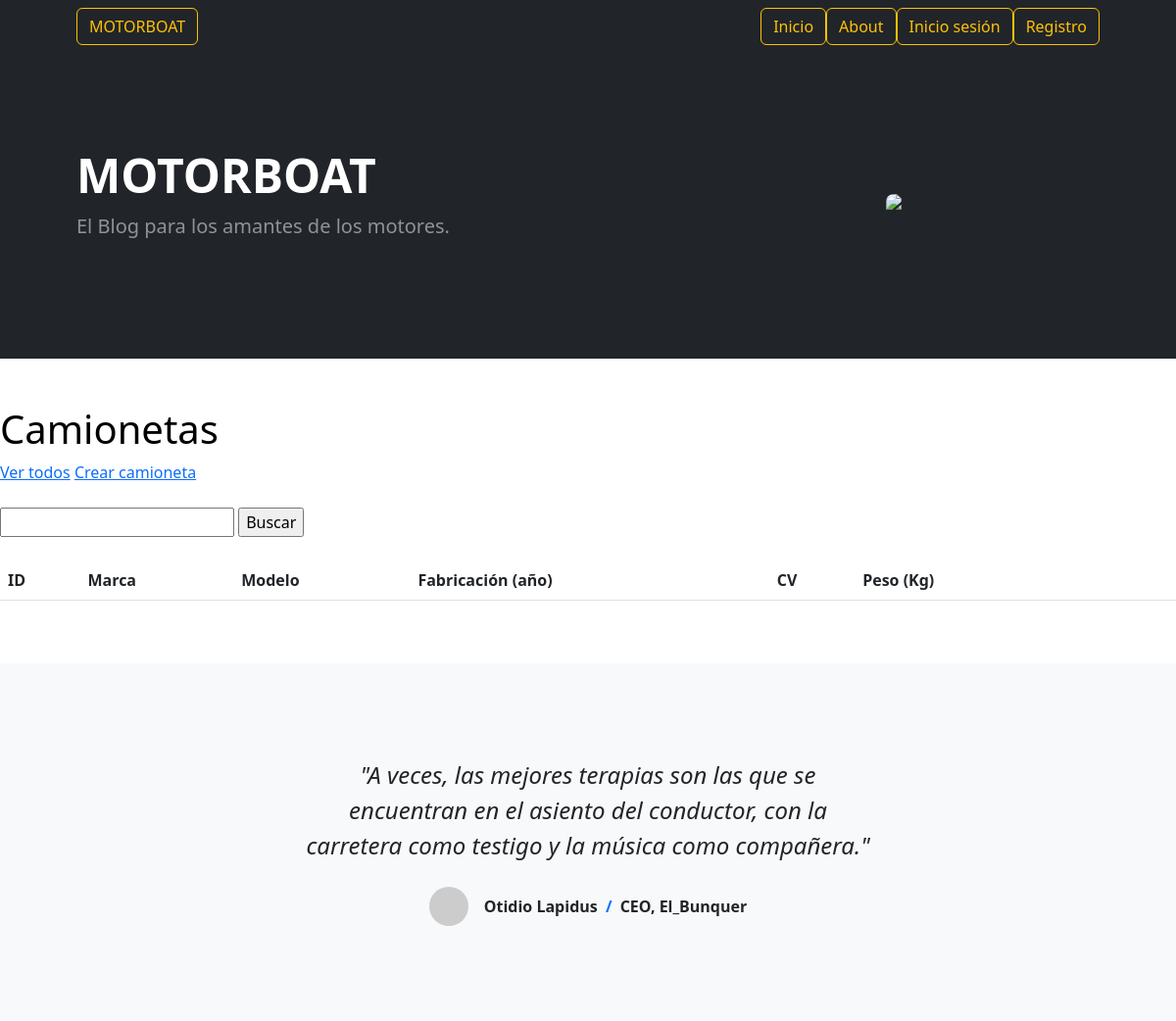
Before: /vehiculos/camionetas/ (upper part) with the older database file.
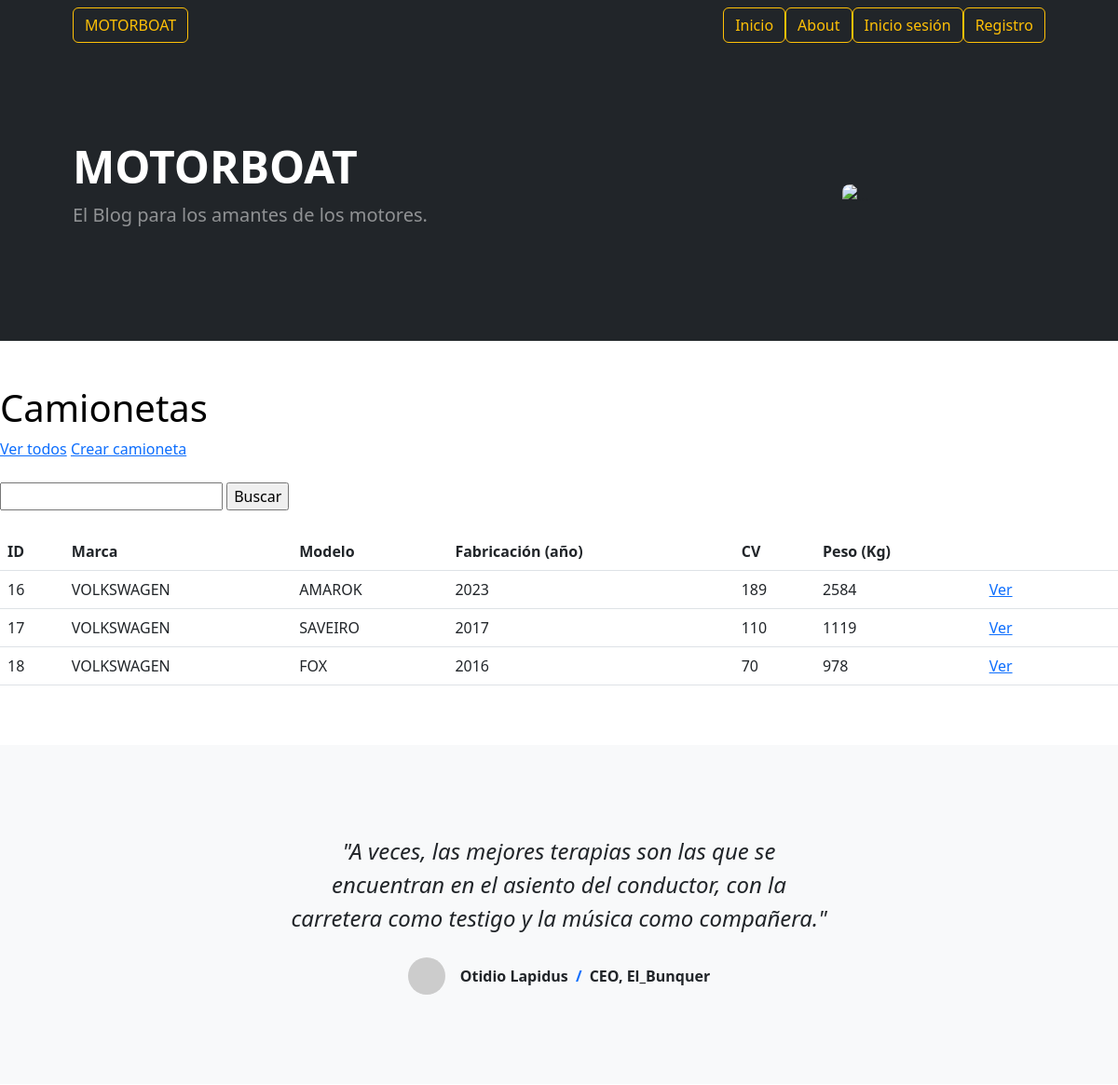
After: the same page with the newer database file.
### app_vehiculos/models.py (models this page shows, shortened)
class Camioneta(models.Model):
    marca = models.CharField(max_length=256)
    modelo = models.CharField(max_length=256)
    fabricacion = models.IntegerField()
    cv= models.IntegerField(blank=True)
    peso = models.IntegerField(blank=True)
    creador = models.ForeignKey(User, on_delete=models.SET_NULL, null=True)

### app_vehiculos/views.py (the view)
# urls.py: path('camionetas/', listar_camioneta, name="listar_camionetas"),
def listar_camioneta(request):
    contexto = {
        "vehiculos": Camioneta.objects.all()
    }
    http_response = render(
        request=request,
        template_name='app_vehiculos/listar_camioneta.html',
        context=contexto,
    )
    return http_response

### app_vehiculos/templates/app_vehiculos/listar_camioneta.html (shortened to what this page needs)
{% extends "base.html" %}
{% block contenido %}
<h1 style="color:black;">
  Camionetas
</h1>
<a href="{% url 'listar_camionetas' %}">Ver todos</a>
<a href="{% url 'crear_camioneta' %}">Crear camioneta</a>
<br><br>
<form action="{% url 'buscar_camionetas' %}" method="post">
  <input type="text" name="busqueda">
  <input type="submit" value="Buscar">
</form>
<br>
<table class="table">
  <thead>
    <tr>
      <th>ID</th>
      <th>Marca</th>
      <th>Modelo</th>
      <th>Fabricación (año)</th>
      <th>CV</th>
      <th>Peso (Kg)</th>
      <th></th>
      <th></th>
      <th></th>
    </tr>
  </thead>
  <tbody>
    {% for vehiculo in vehiculos %}
    <tr>
      <td>{{ vehiculo.id }}</td>
      <td>{{ vehiculo.marca }}</td>
      <td>{{ vehiculo.modelo }}</td>
      <td>{{ vehiculo.fabricacion }}</td>
      <td>{{ vehiculo.cv }}</td>
      <td>{{ vehiculo.peso }}</td>
      <td>
        <a href="{% url 'ver_camioneta' vehiculo.id %}">Ver</a>
      </td>
      <td>
      </td>
      <td>
      </td>
    </tr>
    {% endfor %}
  </tbody>
</table>
{% endblock contenido %}

Changed rows visible on the page:
added Camioneta: id "16", marca "VOLKSWAGEN", modelo "AMAROK", fabricacion "2023", cv "189", peso "2584"
added Camioneta: id "17", marca "VOLKSWAGEN", modelo "SAVEIRO", fabricacion "2017", cv "110", peso "1119"
added Camioneta: id "18", marca "VOLKSWAGEN", modelo "FOX", fabricacion "2016", cv "70", peso "978"
